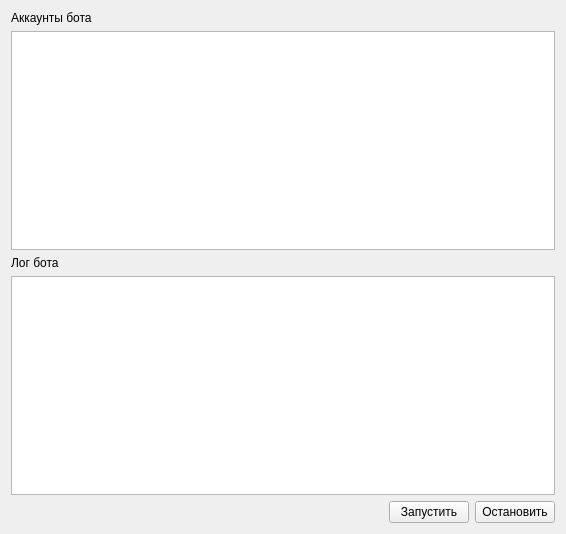
<?xml version="1.0" encoding="UTF-8"?>
<ui version="4.0">
 <class>Form</class>
 <widget class="QWidget" name="Form">
  <property name="enabled">
   <bool>true</bool>
  </property>
  <property name="geometry">
   <rect>
    <x>0</x>
    <y>0</y>
    <width>566</width>
    <height>534</height>
   </rect>
  </property>
  <property name="windowTitle">
   <string>Form</string>
  </property>
  <layout class="QVBoxLayout" name="verticalLayout">
   <item>
    <widget class="QLabel" name="label_2">
     <property name="text">
      <string>Аккаунты бота</string>
     </property>
    </widget>
   </item>
   <item>
    <widget class="QListWidget" name="listWidget"/>
   </item>
   <item>
    <widget class="QLabel" name="label">
     <property name="text">
      <string>Лог бота</string>
     </property>
    </widget>
   </item>
   <item>
    <widget class="QTextEdit" name="textEdit"/>
   </item>
   <item>
    <layout class="QHBoxLayout" name="horizontalLayout_2">
     <item>
      <spacer name="horizontalSpacer">
       <property name="orientation">
        <enum>Qt::Horizontal</enum>
       </property>
       <property name="sizeHint" stdset="0">
        <size>
         <width>40</width>
         <height>20</height>
        </size>
       </property>
      </spacer>
     </item>
     <item>
      <widget class="QPushButton" name="pushButton_2">
       <property name="text">
        <string>Запустить</string>
       </property>
      </widget>
     </item>
     <item>
      <widget class="QPushButton" name="pushButton">
       <property name="text">
        <string>Остановить</string>
       </property>
      </widget>
     </item>
    </layout>
   </item>
  </layout>
 </widget>
 <resources/>
 <connections/>
</ui>
